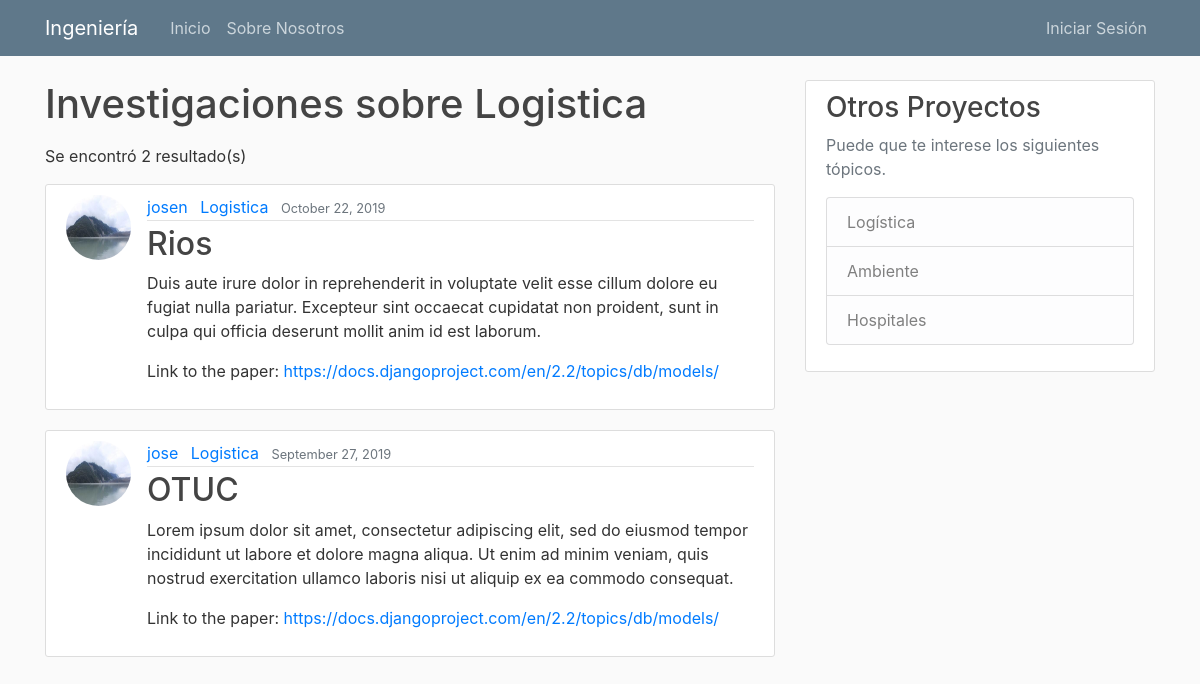
Page /category/Logistica on the committed database.
### blog/models.py (models this page shows, shortened)
class Post(models.Model):
    title = models.CharField(max_length=100)
    content = models.TextField()
    date_posted = models.DateTimeField(default=timezone.now)
    author = models.ForeignKey(User, on_delete=models.CASCADE)
    paper = models.TextField(verbose_name="link to the paper", default="https://docs.djangoproject.com/en/2.2/topics/db/models/")
    CATEGORIAS = (
        ('L', 'Logistica'),
        ('H', 'Hospitales'),
        ('A', 'Ambiente'),
    )
    category = models.CharField(max_length=1, choices=CATEGORIAS, default="L")

### user/models.py (models this page shows, shortened)
class Profile(models.Model):
    user = models.OneToOneField(User, on_delete=models.CASCADE)
    image = models.ImageField(default='default.jpg', upload_to='profile_pics')

### blog/views.py (the view)
# urls.py: path('category/<str:get_category_display>', CategoryPostListView.as_view(), name='category-posts'),
class CategoryPostListView(ListView):
    model = Post
    template_name = "blog/category_posts.html"  # <app>/<model>_<viewtype>.html
    context_object_name = 'posts'
    ordering = ['-date_posted']
    paginate_by = 3
    def get_queryset(self):
        category_reverse = dict((v,k) for k, v in Post.CATEGORIAS)
        return Post.objects.filter(category=category_reverse[self.kwargs.get('get_category_display')]).order_by('-date_posted')

### blog/templates/blog/category_posts.html (shortened to what this page needs)
{% extends "blog/base.html" %}
{% block content %}
    <h1 class="mb-3">Investigaciones sobre {{ view.kwargs.get_category_display }}</h1>
    <p class="mb-3" >Se encontró {{ page_obj.paginator.count }} resultado(s)</p>
    {% for post in posts %}
        <article class="media content-section">
          <img class="rounded-circle article-img" src="{{ post.author.profile.image.url }}">
          <div class="media-body">
            <div class="article-metadata">
              <a class="mr-2" href="{% url 'user-posts' post.author.username %}">{{ post.author }}</a>
                <a class="mr-2" href="{% url 'category-posts' post.get_category_display %}">{{ post.get_category_display }}</a>
              <small class="text-muted">{{ post.date_posted|date:"F d, Y" }}</small>
            </div>
            <h2><a class="article-title" href="{% url 'post-detail' post.id %}">{{ post.title }}</a></h2>
            <p class="article-content">{{ post.content }}</p>
              <p class="article-content">Link to the paper: <a href="post.paper"}}>{{ post.paper}}</a></p>
          </div>
        </article>
    {% endfor %}
{% endblock content %}

### blog/static/blog/main.css (style rules this page uses)
body { background: #fafafa; color: #333333; margin-top: 5rem; }
h1, h2, h3, h4, h5, h6 { color: #444444; }
.content-section { background: #ffffff; padding: 10px 20px; border: 1px solid #dddddd; border-radius: 3px; margin-bottom: 20px; }
.article-title { color: #444444; }
.article-content { white-space: pre-line; }
.article-img { height: 65px; width: 65px; margin-right: 16px; }
.article-metadata { padding-bottom: 1px; margin-bottom: 4px; border-bottom: 1px solid #e3e3e3 }

### rows in the picture
Post: author.profile.image (placeholder picture), author "josen", category "Logistica", date_posted "October 22, 2019", title "Rios", content "Duis aute irure dolor in reprehenderit in voluptate velit esse cillum dolore eu fugiat nulla pariatur. Excepteur sint occaecat cupidatat non proident, sunt in culpa qui officia deserunt mollit anim id est laborum.", paper "https://docs.djangoproject.com/en/2.2/topics/db/models/"
Post: author.profile.image (placeholder picture), author "jose", category "Logistica", date_posted "September 27, 2019", title "OTUC", content "Lorem ipsum dolor sit amet, consectetur adipiscing elit, sed do eiusmod tempor incididunt ut labore et dolore magna aliqua. Ut enim ad minim veniam, quis nostrud exercitation ullamco laboris nisi ut aliquip ex ea commodo consequat.", paper "https://docs.djangoproject.com/en/2.2/topics/db/models/"

### other values in the picture
{{ view.kwargs.get_category_display }} "Logistica"
{{ page_obj.paginator.count }} "2"
